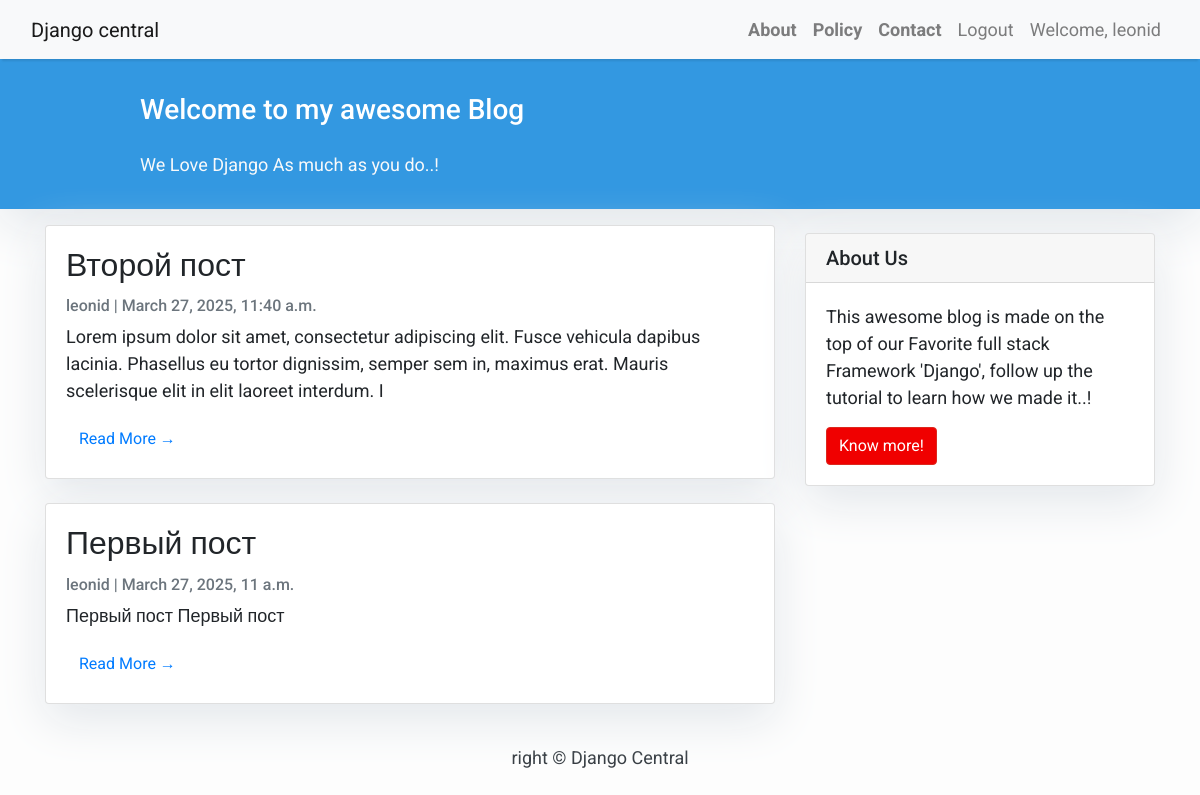
The app's page / (signed in), older data.
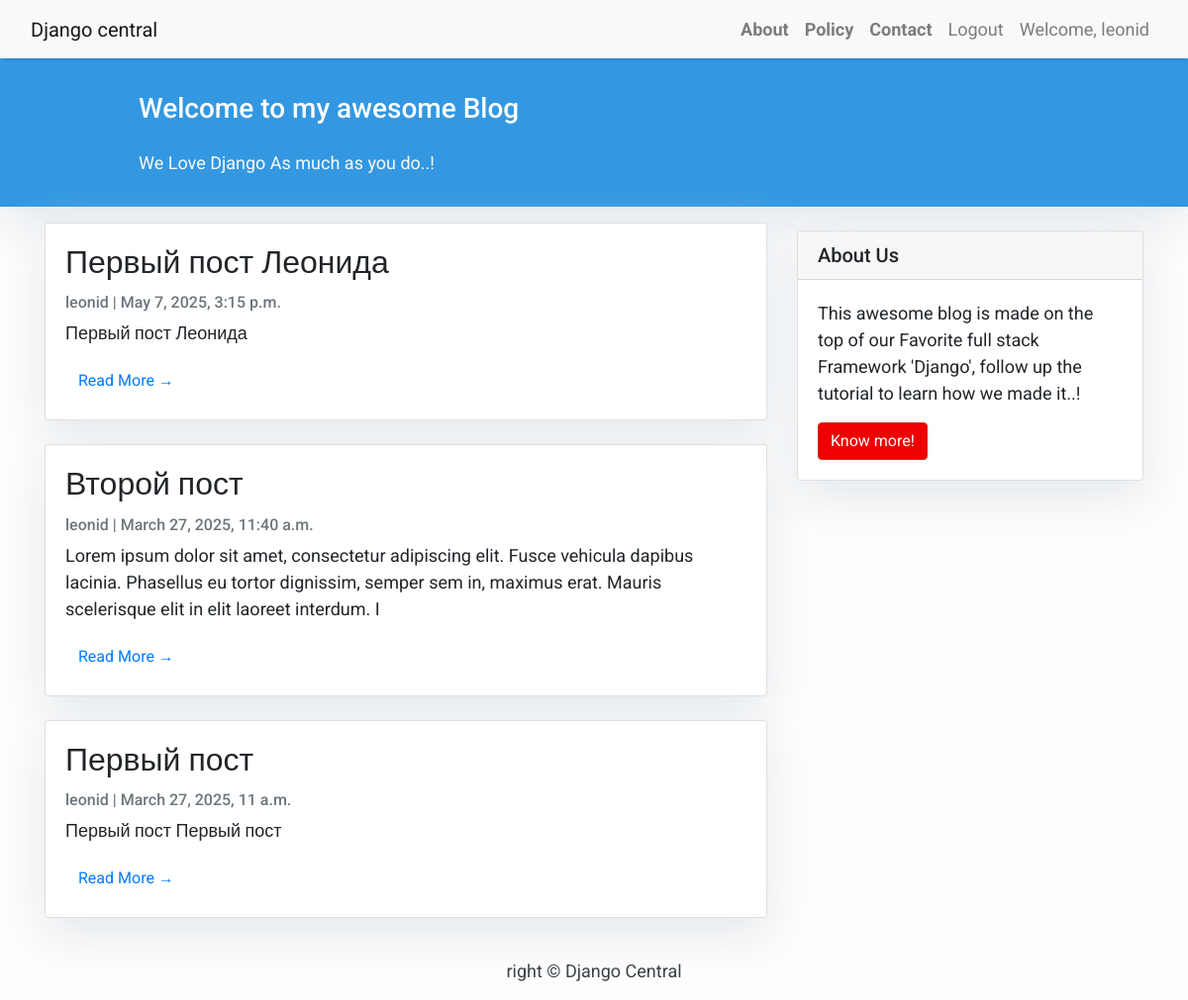
The same page, newer data.
### blog/models.py (models this page shows, shortened)
class Post(models.Model):
    title = models.CharField(max_length=200, unique=True)
    slug = models.SlugField(max_length=200, unique=True)
    author = models.ForeignKey(
        User, on_delete=models.CASCADE,related_name='blog_posts'
    )
    updated_on = models.DateTimeField(auto_now= True)
    content = models.TextField()
    created_on = models.DateTimeField(auto_now_add=True)
    status = models.IntegerField(choices=STATUS, default=0)
    class Meta:
        ordering = ['-created_on']

### blog/views.py (the view)
# urls.py: path('', views.PostList.as_view(), name='home'),
class PostList(generic.ListView):
    queryset = Post.objects.filter(status=1).order_by('-created_on')
    template_name = 'index.html'

### templates/index.html (shortened to what this page needs)
{% extends "base.html" %}
{% block content %}
<header class="masthead">
    <div class="container">
        <div class="row">
            <div class=" col-md-8 col-md-10 mx-auto">
                <div class="site-heading">
                    <h3 class=" site-heading my-4 mt-3 text-white"> Welcome to my
                        awesome Blog </h3>
                    <p class="text-light">We Love Django As much as you do..!
                        &nbsp
                    </p>
                </div>
            </div>
        </div>
    </div>
</header>
<div class="container">
    <div class="row">
        <div class="col-md-8 mt-3 left">
	        {% if user.is_authenticated %}
            {% for post in post_list %}
            <div class="card mb-4">
                <div class="card-body">
                    <h2 class="card-title">{{ post.title }}</h2>
                    <p class="card-text text-muted h6">{{ post.author }} | {{ post.created_on}} </p>
                    <p class="card-text">{{post.content|slice:":200" }}</p>
                    <a href="{% url 'post_detail' post.slug %}" class="btn btnprimary">Read More &rarr;</a>
                </div>
            </div>
            {% endfor %}
	        {% endif %}
        </div>
        {% block sidebar %} {% include 'sidebar.html' %} {% endblock sidebar %}
    </div>
</div>
{% endblock %}

### templates/base.html (shortened to what this page needs)
<!DOCTYPE html>
<html>
    <head>
        <link rel="stylesheet"
            href="https://maxcdn.bootstrapcdn.com/bootstrap/4.0.0/css/bootstrap.min.css"
            integrity="sha384-
            Gn5384xqQ1aoWXA+058RXPxPg6fy4IWvTNh0E263XmFcJlSAwiGgFAW/dAiS6JXm"
        />
	    <link rel="stylesheet" href="https://maxcdn.bootstrapcdn.com/bootstrap/4.0.0/css/bootstrap.min.css"
 />
    </head>
    <body>
    <nav class="navbar navbar-expand-lg navbar-light bg-light shadow" id="mainNav">
    <div class="container-fluid">
        <a class="navbar-brand" href="{% url 'home' %}">Django central</a>
	<div class="collapse navbar-collapse" id="navbarResponsive">
	     <ul class="navbar-nav ml-auto">
	         <li class="nav-item text-black">
		         <a class="nav-link text-black font-weight-bold" href="#">About</a>
	         </li>
		     <li class="nav-item text-black">
			     <a class="nav-link text-black font-weight-bold" href="#">Policy</a>
		     </li>
		     <li class="nav-item text-black">
			     <a class="nav-link text-black font-weight-bold" href="#">Contact</a>
		     </li>
		     {% if user.is_authenticated %}
		        <li class="nav-item">
			        <a class="nav-link" href="/logout">Logout</a>
	            </li>
	            <li class="nav-item">
		            <a class="nav-link" href="#">Welcome, {{user.username}}</a>
	            </li>
	            {% else %}
	            <li class="nav-item">
		            <a class="nav-link" href="/login">Login</a>
	            </li>
	            {% endif %}
	     </ul>
	</div>
    </div>
    </nav>
    {% block content %}{% endblock content %}
    <footer class="py-3 bg-grey">
    <p class="m-0 text-dark text-center ">right &copy; Django Central</p>
    </footer>
    </body>
</html>

### templates/sidebar.html (shortened to what this page needs)
{% block sidebar %}
<div class="col-md-4 float-right ">
    <div class="card my-4">
    <h5 class="card-header">About Us</h5>
        <div class="card-body">
            <p class="card-text"> This awesome blog is made on the top of our
            Favorite full stack Framework 'Django', follow up the tutorial to learn how we
            made it..!</p>
            <a href="https://djangocentral.com/building-a-blog-application-withdjango" class="btn btn-danger">Know more!</a>
        </div>
    </div>
</div>
{% endblock sidebar %}

### templates/base.html (style rules this page uses)
body { font-family: "Roboto", sans-serif; font-size: 17px; background-color: #fdfdfd; }
.shadow { box-shadow: 0 4px 2px -2px rgba(0, 0, 0, 0.1); }
.btn-danger { color: #fff; background-color: #f00000; border-color: #dc281e; }
.masthead { background: #3398E1; height: auto; padding-bottom: 15px; box-shadow: 0 16px 48px #E3E7EB; padding-top: 10px; }

### templates/index.html (style rules this page uses)
body { font-family: "Roboto", sans-serif; font-size: 18px; background-color: #fdfdfd; }
.card { box-shadow: 0 16px 48px #E3E7EB; }

### templates/sidebar.html (style rules this page uses)
.card { box-shadow: 0 16px 48px #E3E7EB; }

Row changes from the older to the newer data that the page shows:
added Post: title "Первый пост Леонида", author "leonid", created_on "May 7, 2025, 3:15 p.m.", content "Первый пост Леонида"
